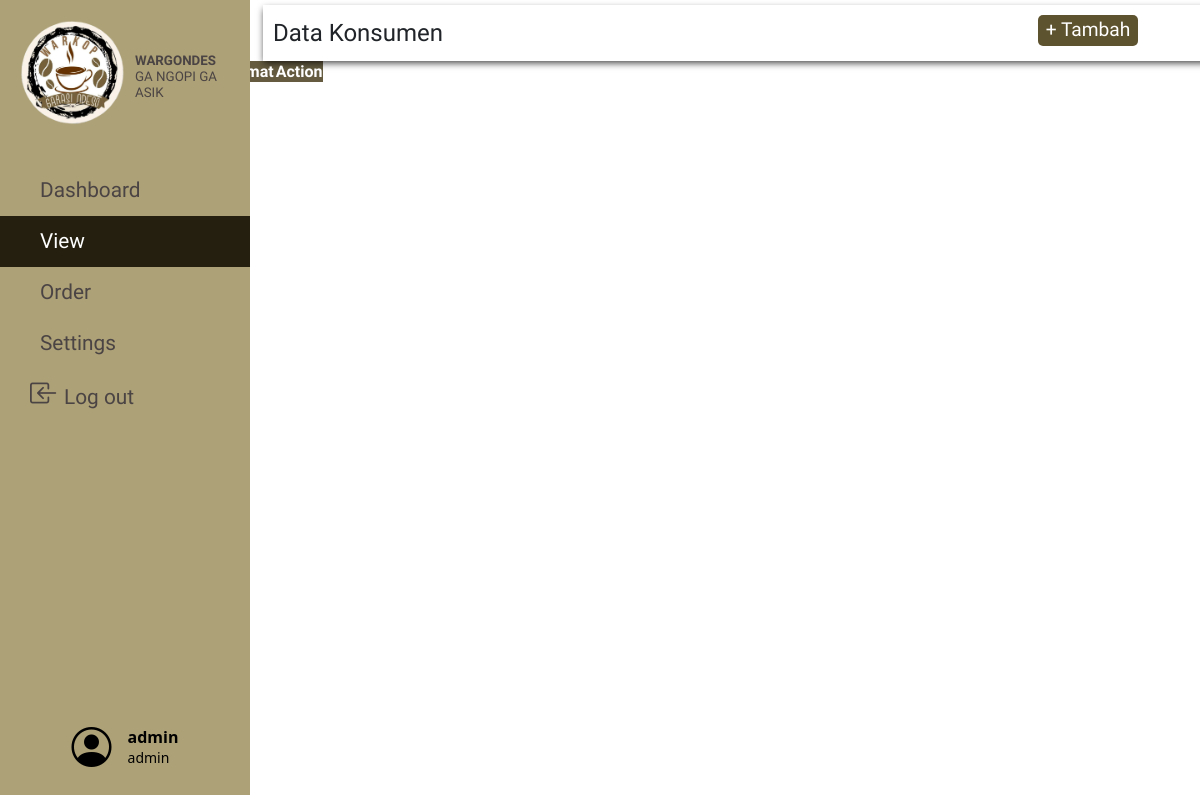
Before: /php/viewKonsumenPage.php (signed in) with the older database file.
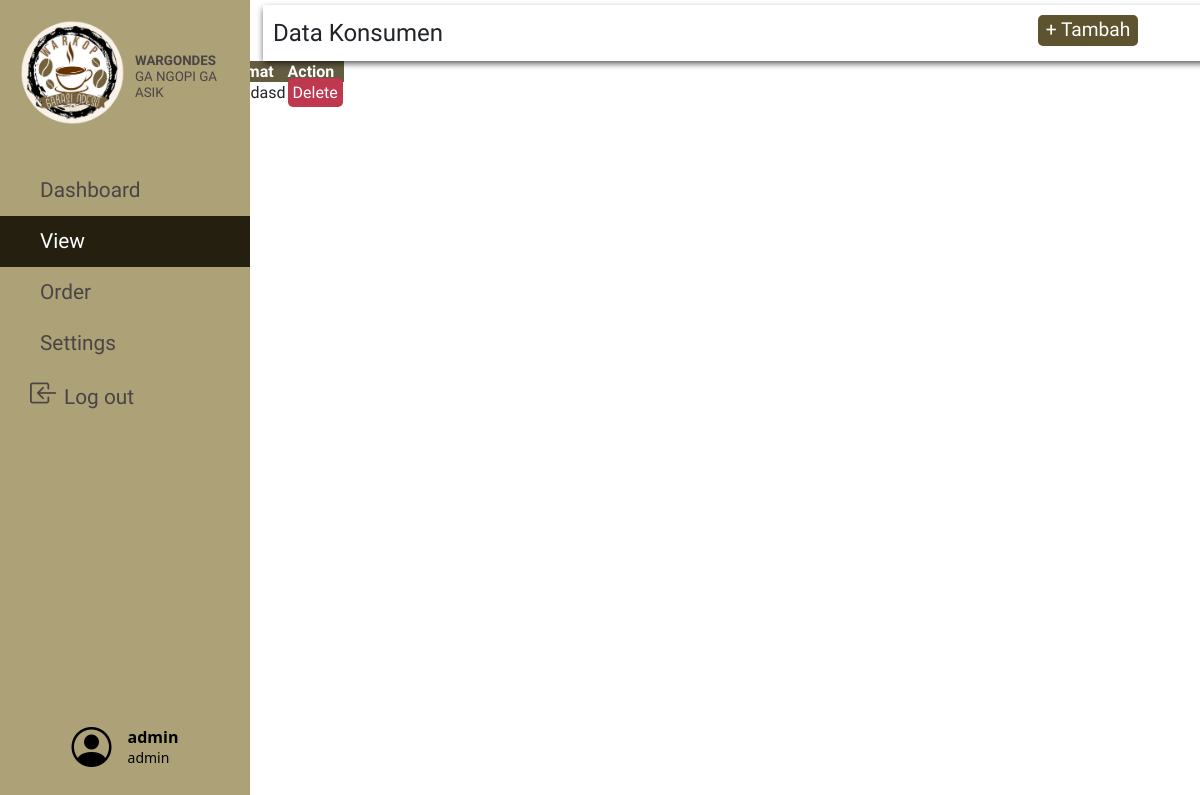
After: the same page with the newer database file.
### tables this page shows
CREATE TABLE `konsumen` (
  `id_konsumen` int(11) NOT NULL,
  `nama_konsumen` varchar(25) NOT NULL,
  `alamat_konsumen` varchar(25) NOT NULL
);

### php/viewKonsumenPage.php (the view, shortened to what this page needs)
<html>
	<?php $page = 'viewPage'; include('../include/header.php');?>
	<?php include('../include/navbar.php');?>
	<?php include('../database/db.php');?>
	<body style="background:url('https://img.freepik.com/free-photo/right-corner-coffee-beans-with-copy-space_23-2148255026.jpg?w=826&t=st=1690722306~exp=1690722906~hmac=857df898b9099e272b7c4738dd9a2e88d4b1ef4aa3c55a6ebd3c8b798e20c916');background-repeat:no-repeat;
background-position: center center;background-size: cover;">
		<div class="label clientList">Data Konsumen
			<button id="myBtn" style="width:100px;">+ Tambah</button>
		</div>
		<table id="client_list" class="display">
			<thead>
				<tr>
					<th>Id Konsumen</th>
					<th>Nama Konsumen</th>
					<th>Alamat</th>
					<th>Action</th>
				</tr>
			</thead>
				<tbody>
					<?php
						$sql = "SELECT * FROM konsumen";
						$result = $conn->query($sql);
					?>
					<?php if ($result->num_rows > 0): ?>
						<?php while($row = $result->fetch_assoc()): ?>
							<tr>
								<td><?php echo $row["id_konsumen"]; ?></td>
								<td><?php echo $row["nama_konsumen"]; ?></td>
								<td><?php echo $row["alamat_konsumen"]; ?></td>
								<td><a onclick="return alert('Konsumen berhasil dihapus');" href="../actions/client_delete.php?id_konsumen=<?php echo $row["id_konsumen"];?>" class="action delete">Delete</td>
							</tr>
						<?php endwhile; ?>
					<?php endif; ?>
				</tbody>
		</table>
	</body>
</html>

Changed rows visible on the page:
added konsumen: alamat_konsumen "Gaadasd"
